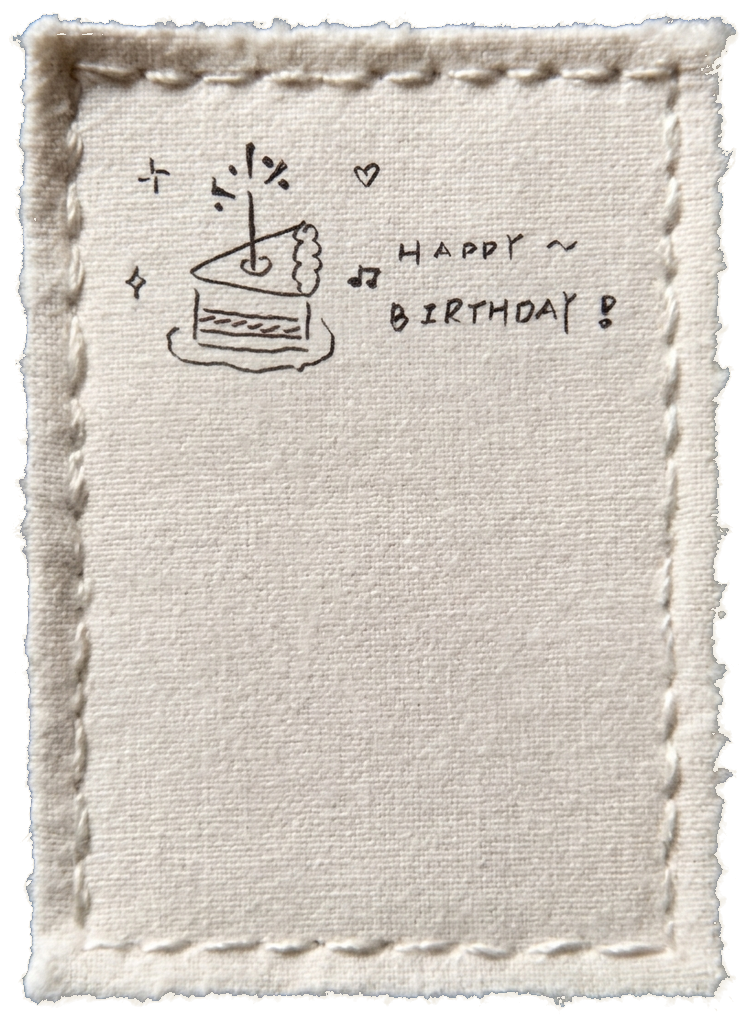
#> input picture resources/embroidery_linen.webp, 748 x 1023 px
$ python -i process_diecut.py   (imports and definitions only)
#> lines starting #> are read from the running program, lines starting #| are printed output that depends on the picture; after the words box and inside, x2 and y2 are one past the last pixel; in counts of white or black regions, pixels touching at a corner belong together
"""
纸艺刀模裁切与图像处理引擎（Birthday Pop-up Card Skill 核心工具）

通俗用途说明：
1. 把 AI 重绘出来的“白底插画”精准抠掉外部纯白背景，同时 100% 保护人物的白衬衫、眼白、咖啡奶泡和蛋糕白奶油不被误抠。
2. 自动围绕主体轮廓外扩生成一圈圆润的 300g 米白水彩卡纸“刀模白边”与轻微纸边压痕，还原真实手工立体纸片质感。
3. 自动扫描蛋糕立牌顶端找到蜡烛顶芯百分比位置，让动态 3D 烛火永远精准点在蜡烛尖上。
4. 自动切分 3:2 展开内页为左右对称双页、提取全新封面的协调色盘，并将图片压缩转成可直接塞进单文件 HTML 的高清 DataURI。
"""

import argparse
import base64
import colorsys
import io
import json
import os
import sys
from collections import deque
from typing import Any, Dict, List, Optional, Tuple

from PIL import Image, ImageChops, ImageFilter, ImageOps


# [105 lines left out: functions sample_corner_white_threshold, flood_fill_white_background, not called in this run]


def remove_small_components(
    fg_mask: Image.Image,
    min_ratio: float = 0.0025,
    min_pixels: int = 24,
) -> Image.Image:
    """
    结合连通域面积与到主体核心包围盒的距离，清理远离主体的孤立碎杂点/角落圆点，
    同时保护紧贴主体的精细结构（如蛋糕顶部细蜡烛芯、树顶小星等）不被误删。
    """
    w, h = fg_mask.size
    raw = fg_mask.tobytes()
    visited = bytearray(w * h)
    components: List[Tuple[List[int], Tuple[int, int, int, int]]] = []

    for idx in range(w * h):
        if raw[idx] == 0 or visited[idx]:
            continue
        comp: List[int] = []
        q = deque([idx])
        visited[idx] = 1
        min_x = w
        min_y = h
        max_x = -1
        max_y = -1
        while q:
            cur = q.popleft()
            comp.append(cur)
            cx = cur % w
            cy = cur // w
            if cx < min_x:
                min_x = cx
            if cx > max_x:
                max_x = cx
            if cy < min_y:
                min_y = cy
            if cy > max_y:
                max_y = cy
            if cx > 0:
                n = cur - 1
                if raw[n] and not visited[n]:
                    visited[n] = 1
                    q.append(n)
            if cx + 1 < w:
                n = cur + 1
                if raw[n] and not visited[n]:
                    visited[n] = 1
                    q.append(n)
            if cy > 0:
                n = cur - w
                if raw[n] and not visited[n]:
                    visited[n] = 1
                    q.append(n)
            if cy + 1 < h:
                n = cur + w
                if raw[n] and not visited[n]:
                    visited[n] = 1
                    q.append(n)
        components.append((comp, (min_x, min_y, max_x, max_y)))

    if not components:
        return fg_mask

    max_area = max(len(c) for c, _ in components)
    core_thresh = max(min_pixels, int(max_area * 0.02))
    mx0, my0, mx1, my1 = w, h, -1, -1
    for comp, (x0, y0, x1, y1) in components:
        if len(comp) >= core_thresh or len(comp) == max_area:
            mx0 = min(mx0, x0)
            my0 = min(my0, y0)
            mx1 = max(mx1, x1)
            my1 = max(my1, y1)

    near_dist = max(14, int(min(w, h) * 0.04))
    far_dist = max(20, int(min(w, h) * 0.06))
    far_area_thresh = max(320, int(max_area * 0.045))
    mid_thresh = max(min_pixels, int(max_area * min_ratio))

    cleaned = bytearray(w * h)
    for comp, (x0, y0, x1, y1) in components:
        area = len(comp)
        dx = max(mx0 - x1, x0 - mx1, 0)
        dy = max(my0 - y1, y0 - my1, 0)
        dist = max(dx, dy)

        if area >= core_thresh or area == max_area:
            keep = True
        elif dist <= near_dist:
            # 紧贴主体的细小关键细节（如独立细蜡烛芯、小花瓣）保留
            keep = area >= 5
        elif dist > far_dist:
            # 远离主体的孤立小噪点/角落圆点坚决清除
            keep = area >= far_area_thresh
        else:
            keep = area >= mid_thresh

        if keep:
            for p in comp:
                cleaned[p] = 255
    return Image.frombytes("L", (w, h), bytes(cleaned))


# [24 lines left out: function validate_standee_visibility, not called in this run]


def create_die_cut_standee(
    src_path: str,
    out_path: Optional[str] = None,
    border_px: int = 12,
    target_max_size: int = 920,
    allow_inner_hole: bool = False,
) -> Image.Image:
    """
    把白底插画裁切成带圆润 300g 米白厚卡纸刀模留白边（#FAF6EC）的透明 RGBA 立牌。
    若输入本身已是四角透明的成品 PNG，则先清理远离主体的角落碎杂点再紧凑裁剪边缘。
    """
#> called with src_path = '../resources/embroidery_linen.webp', border_px = 12, target_max_size = 920, allow_inner_hole = False
    raw = Image.open(src_path)
#> raw is the input picture: PIL image 748x1023 RGBA; mean R, G, B, A 197.5, 190.3, 181.6, 227
    if max(raw.size) > target_max_size:
        raw.thumbnail((target_max_size, target_max_size), Image.Resampling.LANCZOS)
#> raw: PIL image 673x920 RGBA

    # 判断原图是否本身已经带透明背景（例如手工预设的成品 PNG）
    if raw.mode == "RGBA":
        alpha_ch = raw.getchannel("A")
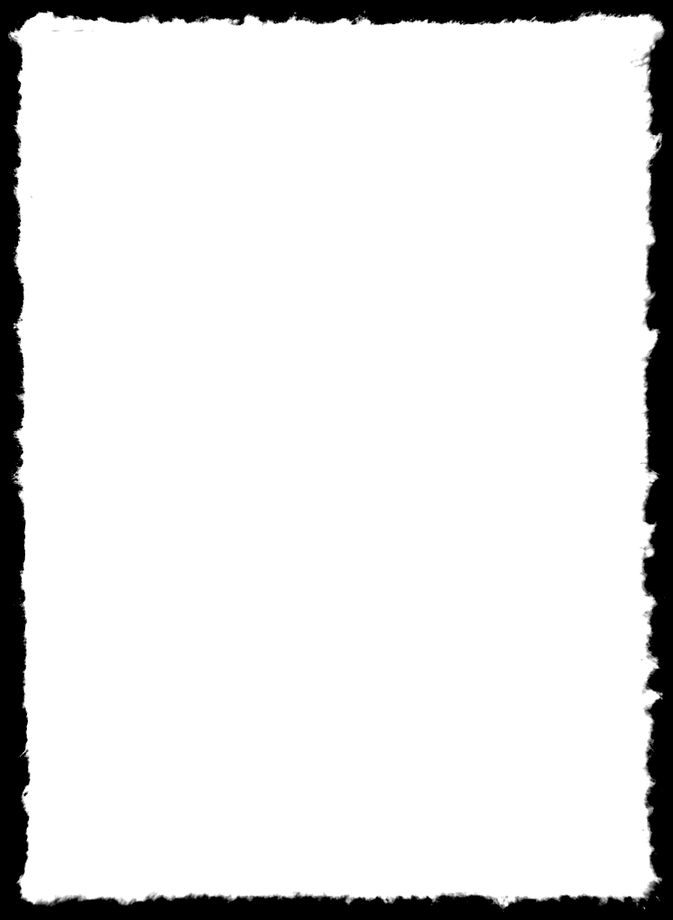
#> alpha_ch: PIL image 673x920 L; min 0, max 255, mean 227
        alpha_extrema = alpha_ch.getextrema()
#> alpha_extrema = (0, 255)
        w0, h0 = raw.size
#> w0 = 673; h0 = 920
        corners_alpha = [
            raw.getpixel((0, 0))[3],
            raw.getpixel((w0 - 1, 0))[3],
            raw.getpixel((0, h0 - 1))[3],
            raw.getpixel((w0 - 1, h0 - 1))[3],
        ]
#> corners_alpha = [0, 0, 0, 0]
        if alpha_extrema[0] < 20 and max(corners_alpha) < 30:
            alpha_bin = alpha_ch.point(lambda p: 255 if p > 24 else 0)
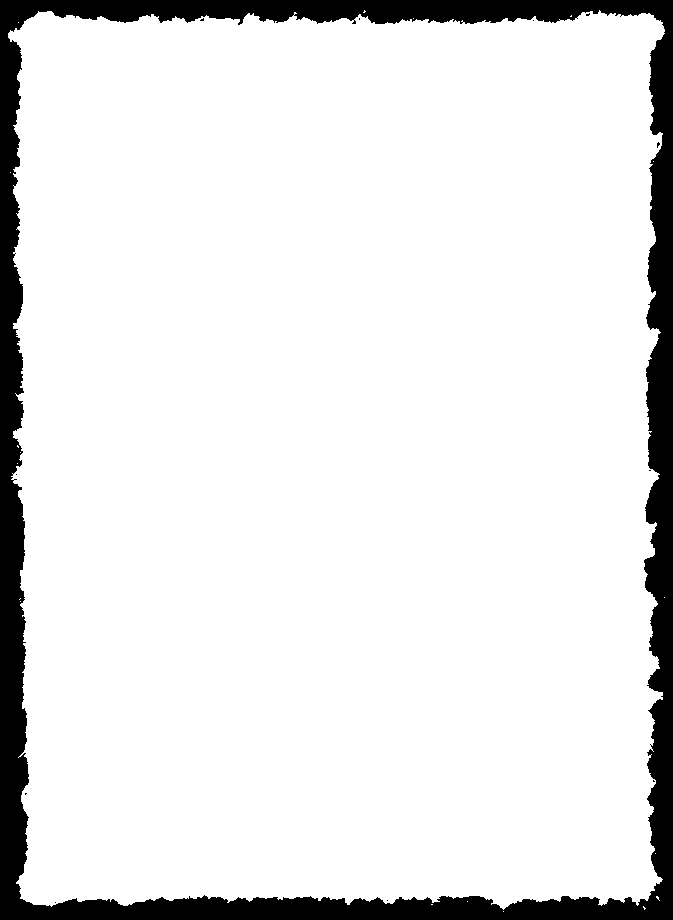
#> alpha_bin: PIL image 673x920 L; 89.7% white; 12 black regions (11 under 20 px), largest, box (x1, y1, x2, y2) and area: (0, 0, 673, 920) 63452
            clean_bin = remove_small_components(alpha_bin)
#> after the loop in remove_small_components, `for idx in range(w * h):`: components = 32 items
#> in remove_small_components, `max_area = max(len(c) for c, _ in components)`: max_area = 555607
#> in remove_small_components, `core_thresh = max(min_pixels, int(max_area * 0.02))`: core_thresh = 11112
#> the loop in remove_small_components, `for comp, (x0, y0, x1, y1) in components:` made 32 passes
#> (x0, y0, x1, y1, mx0, my0, mx1, my1) on pass 2: (8, 10, 664, 909, 8, 10, 664, 909)
#> (comp, x0, y0, x1, y1) on passes 1, 3, 4, 5, 6, 7: ([7094, 7767, 7768, 8440, 8439], 363, 10, 365, 12), ([8370, 8371, 9043, 9044, 9716, 9045], 294, 12, 296, 14), ([10666, 11339, 11338], 570, 15, 571, 16), ([12527], 413, 18, 413, 18), ([13346], 559, 19, 559, 19), ([13922, 14595, 14594], 461, 20, 462, 21)
#> in remove_small_components, `far_area_thresh = max(320, int(max_area * 0.045))`: far_area_thresh = 25002
#> in remove_small_components, `mid_thresh = max(min_pixels, int(max_area * min_ratio))`: mid_thresh = 1389
#> the loop in remove_small_components, `for comp, (x0, y0, x1, y1) in components:` made 32 passes
#> (x0, y0, x1, y1, area, dy, dist, keep) on pass 2: (8, 10, 664, 909, 555607, 0, 0, True)
#> in remove_small_components, `return Image.frombytes("L", (w, h), bytes(cleaned))`: returned value: PIL image 673x920 L; 89.7% white; 12 black regions (11 under 20 px), largest, box (x1, y1, x2, y2) and area: (0, 0, 673, 920) 63487
            clean_alpha = ImageChops.darker(alpha_ch, clean_bin)
            cleaned_rgba = raw.copy()
            cleaned_rgba.putalpha(clean_alpha)
            bbox = cleaned_rgba.getbbox()
#> bbox = (8, 10, 665, 910)
            result = cleaned_rgba.crop(bbox) if bbox else cleaned_rgba
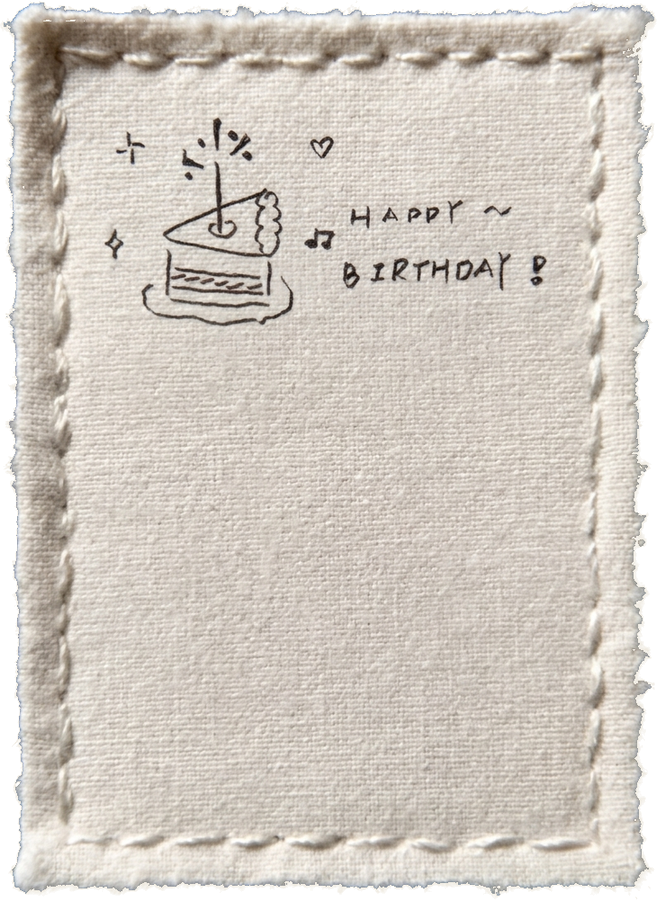
#> result: PIL image 657x900 RGBA; mean R, G, B, A 196.6, 189.3, 180.7, 237.6; transparent parts drawn white
            if out_path:
                os.makedirs(os.path.dirname(os.path.abspath(out_path)), exist_ok=True)
                result.save(out_path, "PNG", optimize=True)
            return result

    img = raw.convert("RGB")
    fg_mask = flood_fill_white_background(img, allow_inner_hole=allow_inner_hole)
    # 先保留完整细小特征并按距离清理角落碎杂点，绝不先 MinFilter 吞掉 2~3px 细蜡烛芯/枝梢
    fg_clean = remove_small_components(fg_mask)

    # 在四周预留安全内边距避免白边被画布四边切平
    pad_work = border_px * 2 + 12
    w_orig, h_orig = img.size
    canvas_w = w_orig + pad_work * 2
    canvas_h = h_orig + pad_work * 2

    img_padded = Image.new("RGB", (canvas_w, canvas_h), (255, 255, 255))
    img_padded.paste(img, (pad_work, pad_work))

    mask_padded = Image.new("L", (canvas_w, canvas_h), 0)
    mask_padded.paste(fg_clean, (pad_work, pad_work))

    # 多次圆润膨胀生成真实刀模米白卡纸轮廓
    die_mask = mask_padded
    steps = max(1, border_px // 2)
    for _ in range(steps):
        die_mask = die_mask.filter(ImageFilter.MaxFilter(5))
    die_smooth = die_mask.filter(ImageFilter.GaussianBlur(radius=3.0))
    die_alpha = die_smooth.point(lambda p: 0 if p < 95 else min(255, int((p - 95) * 3.2)))

    # 合成 #FAF6EC 温暖米白水彩卡纸底板 + 外圈细微刀模压痕描边
    paper_base = Image.new("RGB", (canvas_w, canvas_h), (250, 246, 236))
    inner_mask = die_alpha.filter(ImageFilter.MinFilter(3))
    edge_ring = ImageChops.subtract(die_alpha, inner_mask)
    edge_tint = Image.new("RGB", (canvas_w, canvas_h), (216, 206, 188))
    paper_base = Image.composite(edge_tint, paper_base, edge_ring.point(lambda p: int(p * 0.52)))

    # 使用极微柔边（0.35px）保持 2~3px 精细深色线条完整锐利、不被米白卡纸冲淡
    fg_feather = mask_padded.filter(ImageFilter.GaussianBlur(radius=0.35))
    combined_rgb = Image.composite(img_padded, paper_base, fg_feather)

    result = combined_rgb.convert("RGBA")
    result.putalpha(die_alpha)

    bbox = result.getbbox()
    if bbox:
        crop_pad = 6
        result = result.crop((
            max(0, bbox[0] - crop_pad),
            max(0, bbox[1] - crop_pad),
            min(canvas_w, bbox[2] + crop_pad),
            min(canvas_h, bbox[3] + crop_pad),
        ))

    if out_path:
        os.makedirs(os.path.dirname(os.path.abspath(out_path)), exist_ok=True)
        result.save(out_path, "PNG", optimize=True)
    return result


# [450 lines left out: functions detect_candle_wick_position, _erode_binary_mask, detect_tree_light_anchors, hsl_to_hex, extract_palette_from_cover, align_arch_feet and 5 more, not called in this run]


# [2 lines not run here, left out]

>>> result = create_die_cut_standee('../resources/embroidery_linen.webp')
